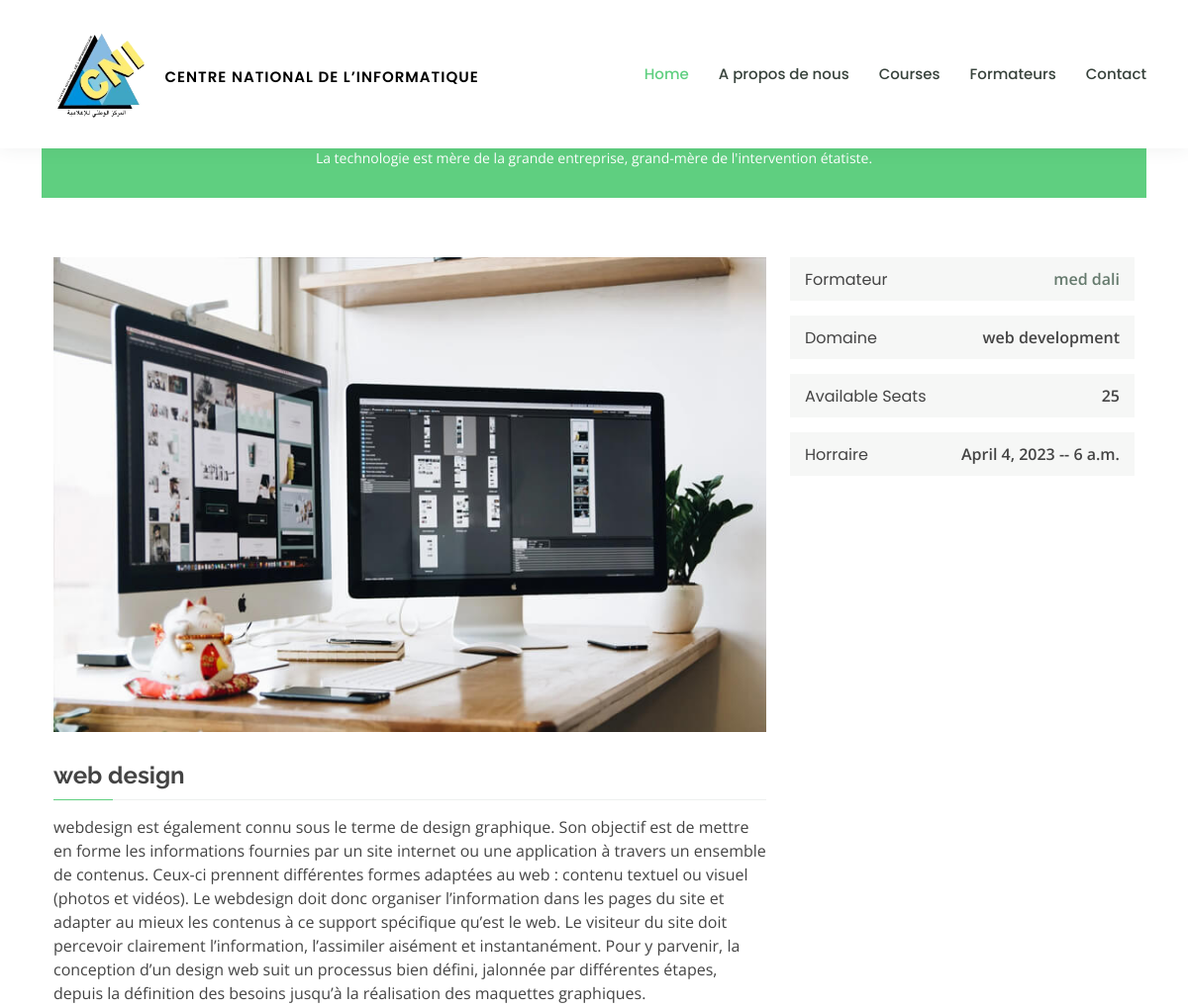
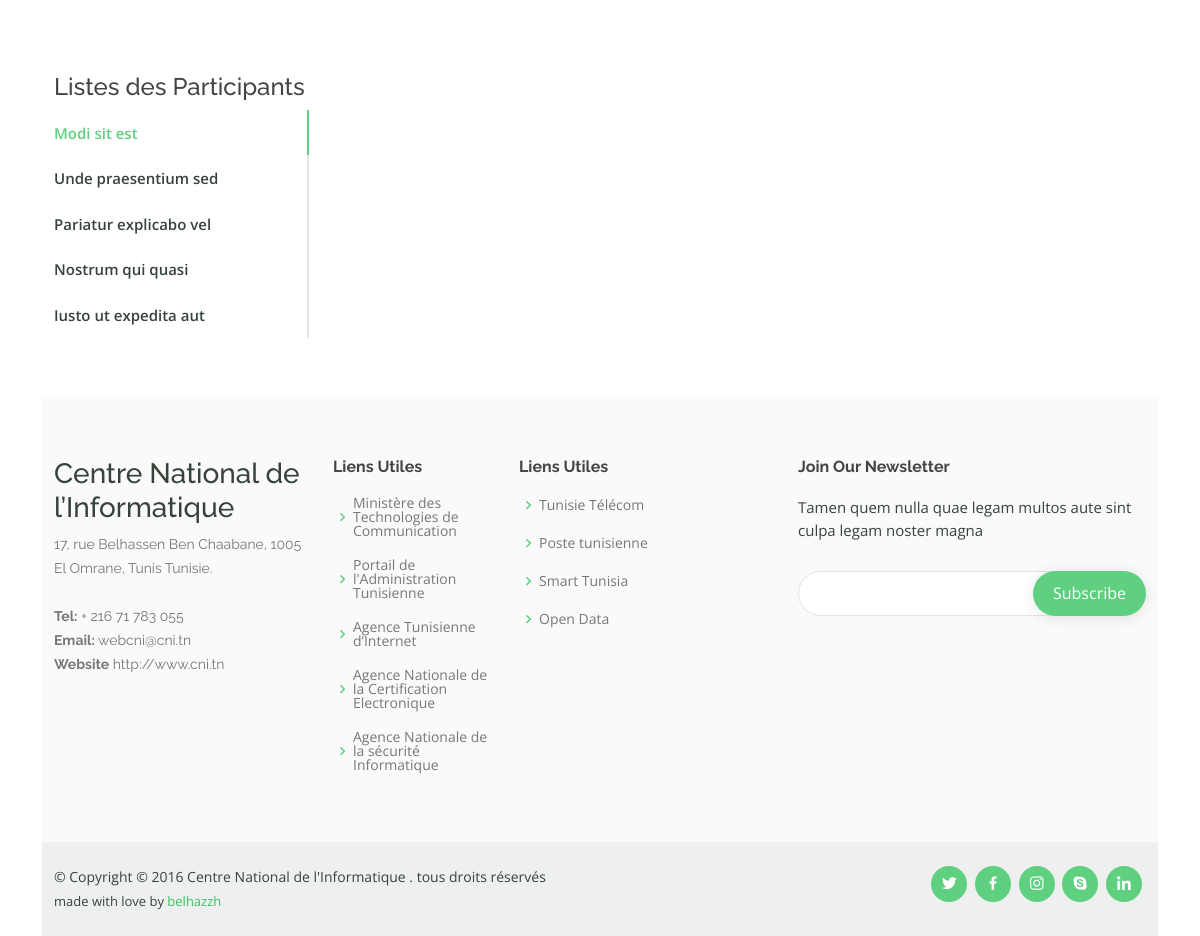
Page /design/ on the committed database (2 pictures, top to bottom).
### base/models.py (models this page shows, shortened)
class Formation(models.Model):
    name = models.CharField(max_length=50)
    num_salle = models.CharField(max_length=50)
    domaine = models.CharField(max_length=50,blank=True,null=True)
    description = models.TextField(blank=True, null=True)
    date_debut = models.DateField(blank=True, null=True)
    horraire_debut = models.TimeField(blank=True, null=True)
    date_fin = models.DateField(blank=True, null=True)
    formateur = models.ForeignKey(Formateur, on_delete=models.CASCADE)
    max_places = models.IntegerField(blank=True, null=True,default=20)
    image = models.ImageField(upload_to="images-formation",blank=True, null=True)
    participant = models.ManyToManyField(Participant,blank=True)
    slug = models.SlugField(null=True,blank=True)

class Formateur (models.Model):
    name = models.CharField(max_length=50)
    prenom = models.CharField(max_length=50)
    image = models.ImageField(upload_to="images-formation",blank=True, null=True)
    def __str__(self):
        return self.name

### base/views.py (the view)
# urls.py: path("<slug:slug>/",FormationDetailView.as_view(),name="formation"),
class FormationDetailView(DetailView):
    model = Formation
    template_name = "base/course-details.html"
    context_object_name = "formation"

### templates/base/course-details.html (shortened to what this page needs)
{% extends "base.html" %}
{% load static %}
{% block content %}
  <header id="header" class="fixed-top">
    <div class="container d-flex align-items-center">
      <a href="{% url 'home' %}" class="logo me-auto"><img src="{% static 'img/favicon.png' %}" alt="logo"  class="img-fluid"><span class="logotxt"> Centre National de l’Informatique </span></a>
      <nav id="navbar" class="navbar order-last order-lg-0">
        <ul>
          <li><a class="active" href="index.html">Home</a></li>
          <li><a href="#">A propos de nous</a></li>
          <li><a href="#">Courses</a></li>
          <li><a href="#">Formateurs</a></li>
          <li><a href="#">Contact</a></li>
        </ul>
      </nav>
    </div>
  </header>
  <main id="main">
    <div class="breadcrumbs" data-aos="fade-in">
      <div class="container">
        <h2>Course Details</h2>
        <p>La technologie est mère de la grande entreprise, grand-mère de l'intervention étatiste. </p>
      </div>
    </div>
    <section id="course-details" class="course-details">
      <div class="container" data-aos="fade-up">
        <div class="row">
          <div class="col-lg-8">
            <img src="{{formation.image.url}}" class="img-fluid" alt="">
            <h3>{{formation.name}}</h3>
            <p>
              {{formation.description}}
            </p>
          </div>
          <div class="col-lg-4">
            <div class="course-info d-flex justify-content-between align-items-center">
              <h5>Formateur</h5>
              <p><a href="#">{{formation.formateur}}</a></p>
            </div>
            <div class="course-info d-flex justify-content-between align-items-center">
              <h5>Domaine</h5>
              <p>{{formation.domaine}}</p>
            </div>
            <div class="course-info d-flex justify-content-between align-items-center">
              <h5>Available Seats</h5>
              <p>{{formation.max_places}}</p>
            </div>
            <div class="course-info d-flex justify-content-between align-items-center">
              <h5>Horraire</h5>
              <p>{{formation.date_debut}} -- {{formation.horraire_debut}}</p>
            </div>
          </div>
        </div>
      </div>
    </section>
    <section id="cource-details-tabs" class="cource-details-tabs">
      <div class="container" data-aos="fade-up">
        <div class="row">
          <div class="col-lg-3">
            <h4>Listes des Participants</h4>
            <ul class="nav nav-tabs flex-column">
              <li class="nav-item">
                <a class="nav-link active show" data-bs-toggle="tab" href="#tab-1">Modi sit est</a>
              </li>
              <li class="nav-item">
                <a class="nav-link" data-bs-toggle="tab" href="#tab-2">Unde praesentium sed</a>
              </li>
              <li class="nav-item">
                <a class="nav-link" data-bs-toggle="tab" href="#tab-3">Pariatur explicabo vel</a>
              </li>
              <li class="nav-item">
                <a class="nav-link" data-bs-toggle="tab" href="#tab-4">Nostrum qui quasi</a>
              </li>
              <li class="nav-item">
                <a class="nav-link" data-bs-toggle="tab" href="#tab-5">Iusto ut expedita aut</a>
              </li>
            </ul>
          </div>
        </div>
      </div>
    </section>
  </main>
  <footer id="footer">
    <div class="footer-top">
      <div class="container">
        <div class="row">
          <div class="col-lg-3 col-md-6 footer-contact">
            <h3> Centre National de l’Informatique</h3>
            <p>
              17, rue Belhassen Ben Chaabane, 1005 El Omrane, Tunis Tunisie. <br><br>
              <strong>Tel:</strong>  + 216 71 783 055<br>
              <strong>Email:</strong> webcni@cni.tn<br>
              <strong>Website</strong> http://www.cni.tn <br>
            </p>
          </div>
          <div class="col-lg-2 col-md-6 footer-links">
            <h4> Liens Utiles</h4>
            <ul>
              <li><i class="bx bx-chevron-right"></i> <a href="#">Ministère des Technologies de Communication</a></li>
              <li><i class="bx bx-chevron-right"></i> <a href="#">Portail de l'Administration Tunisienne</a></li>
              <li><i class="bx bx-chevron-right"></i> <a href="#">Agence Tunisienne d’Internet</a></li>
              <li><i class="bx bx-chevron-right"></i> <a href="#">Agence Nationale de la Certification Electronique</a></li>
              <li><i class="bx bx-chevron-right"></i> <a href="#">Agence Nationale de la sécurité Informatique</a></li>
            </ul>
          </div>
          <div class="col-lg-3 col-md-6 footer-links">
            <h4> Liens Utiles</h4>
            <ul>
              <li><i class="bx bx-chevron-right"></i> <a href="#">Tunisie Télécom</a></li>
              <li><i class="bx bx-chevron-right"></i> <a href="#">Poste tunisienne</a></li>
              <li><i class="bx bx-chevron-right"></i> <a href="#">Smart Tunisia</a></li>
              <li><i class="bx bx-chevron-right"></i> <a href="#">Open Data</a></li>
            </ul>
          </div>
          <div class="col-lg-4 col-md-6 footer-newsletter">
            <h4>Join Our Newsletter</h4>
            <p>Tamen quem nulla quae legam multos aute sint culpa legam noster magna</p>
            <form action="" method="post">
              <input type="email" name="email"><input type="submit" value="Subscribe">
            </form>
          </div>
        </div>
      </div>
    </div>
    <div class="container d-md-flex py-4">
      <div class="me-md-auto text-center text-md-start">
        <div class="copyright">
          &copy; Copyright © 2016 Centre National de l'Informatique  <strong></strong>. tous droits réservés
        </div>
        <div class="credits">
          made with love by <a href="#">belhazzh</a>
        </div>
      </div>
      <div class="social-links text-center text-md-right pt-3 pt-md-0">
        <a href="#" class="twitter"><i class="bx bxl-twitter"></i></a>
        <a href="#" class="facebook"><i class="bx bxl-facebook"></i></a>
        <a href="#" class="instagram"><i class="bx bxl-instagram"></i></a>
        <a href="#" class="google-plus"><i class="bx bxl-skype"></i></a>
        <a href="#" class="linkedin"><i class="bx bxl-linkedin"></i></a>
      </div>
    </div>
  </footer>
 {% endblock content %}

### rows in the picture
Formation: image (picture), name "web design", description "webdesign est également connu sous le terme de design graphique. Son objectif est de mettre en forme les informations fournies par un site internet ou une application à travers un ensemble de contenus. Ceux-ci prennent différentes formes adaptées au web : contenu textuel ou visuel (photos et vidéos). Le webdesign doit donc organiser l’information dans les pages du site et adapter au mieux les contenus à ce support spécifique qu’est le web. Le visiteur du site doit percevoir clairement l’information, l’assimiler aisément et instantanément. Pour y parvenir, la conception d’un design web suit un processus bien défini, jalonnée par différentes étapes, depuis la définition des besoins jusqu’à la…", formateur "med dali", domaine "web development", max_places "25", date_debut "April 4, 2023", horraire_debut "6 a.m."
